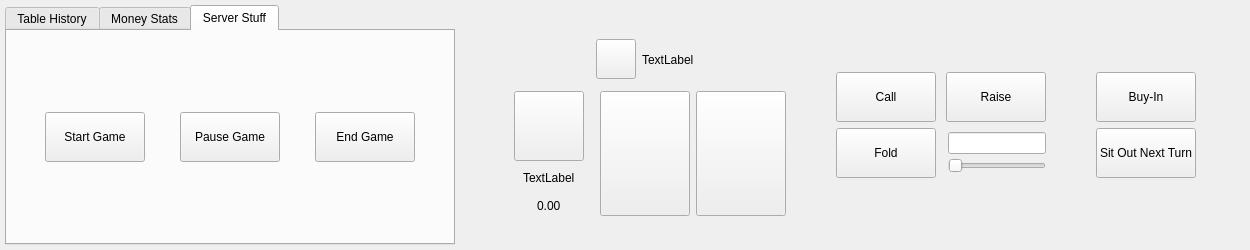
         <widget class="QWidget" name="widget_current_user" native="true">
          <property name="maximumSize">
           <size>
            <width>16777215</width>
            <height>250</height>
           </size>
          </property>
          <layout class="QHBoxLayout" name="horizontalLayout_42">
           <property name="spacing">
            <number>0</number>
           </property>
           <property name="leftMargin">
            <number>5</number>
           </property>
           <property name="topMargin">
            <number>5</number>
           </property>
           <property name="rightMargin">
            <number>5</number>
           </property>
           <property name="bottomMargin">
            <number>5</number>
           </property>
           <item>
            <widget class="QTabWidget" name="tabWidget">
             <property name="minimumSize">
              <size>
               <width>450</width>
               <height>0</height>
              </size>
             </property>
             <property name="currentIndex">
              <number>2</number>
             </property>
             <widget class="QWidget" name="tab">
              <attribute name="title">
               <string>Table History</string>
              </attribute>
              <layout class="QGridLayout" name="gridLayout_2">
               <item row="0" column="0">
                <widget class="QListView" name="listView"/>
               </item>
              </layout>
             </widget>
             <widget class="QWidget" name="tab_2">
              <attribute name="title">
               <string>Money Stats</string>
              </attribute>
              <layout class="QGridLayout" name="gridLayout">
               <item row="0" column="0">
                <widget class="QTableView" name="tableView"/>
               </item>
              </layout>
             </widget>
             <widget class="QWidget" name="tab_server_settings">
              <attribute name="title">
               <string>Server Stuff</string>
              </attribute>
              <layout class="QHBoxLayout" name="horizontalLayout_11">
               <item>
                <widget class="QPushButton" name="button_serverStartGame">
                 <property name="minimumSize">
                  <size>
                   <width>100</width>
                   <height>50</height>
                  </size>
                 </property>
                 <property name="maximumSize">
                  <size>
                   <width>100</width>
                   <height>50</height>
                  </size>
                 </property>
                 <property name="text">
                  <string>Start Game</string>
                 </property>
                </widget>
               </item>
               <item>
                <widget class="QPushButton" name="button_serverPauseGame">
                 <property name="minimumSize">
                  <size>
                   <width>100</width>
                   <height>50</height>
                  </size>
                 </property>
                 <property name="maximumSize">
                  <size>
                   <width>100</width>
                   <height>50</height>
                  </size>
                 </property>
                 <property name="text">
                  <string>Pause Game</string>
                 </property>
                </widget>
               </item>
               <item>
                <widget class="QPushButton" name="button_serverEndGame">
                 <property name="minimumSize">
                  <size>
                   <width>100</width>
                   <height>50</height>
                  </size>
                 </property>
                 <property name="maximumSize">
                  <size>
                   <width>100</width>
                   <height>50</height>
                  </size>
                 </property>
                 <property name="text">
                  <string>End Game</string>
                 </property>
                </widget>
               </item>
              </layout>
             </widget>
            </widget>
           </item>
           <item>
            <spacer name="horizontalSpacer_48">
             <property name="orientation">
              <enum>Qt::Horizontal</enum>
             </property>
             <property name="sizeHint" stdset="0">
              <size>
               <width>40</width>
               <height>20</height>
              </size>
             </property>
            </spacer>
           </item>
           <item>
            <widget class="QWidget" name="widget_3" native="true">
             <property name="minimumSize">
              <size>
               <width>300</width>
               <height>200</height>
              </size>
             </property>
             <property name="maximumSize">
              <size>
               <width>300</width>
               <height>200</height>
              </size>
             </property>
             <layout class="QVBoxLayout" name="verticalLayout_13">
              <item>
               <layout class="QHBoxLayout" name="horizontalLayout_28">
                <item>
                 <spacer name="horizontalSpacer_19">
                  <property name="orientation">
                   <enum>Qt::Horizontal</enum>
                  </property>
                  <property name="sizeHint" stdset="0">
                   <size>
                    <width>40</width>
                    <height>20</height>
                   </size>
                  </property>
                 </spacer>
                </item>
                <item>
                 <widget class="QPushButton" name="player0_dealer">
                  <property name="minimumSize">
                   <size>
                    <width>40</width>
                    <height>40</height>
                   </size>
                  </property>
                  <property name="maximumSize">
                   <size>
                    <width>40</width>
                    <height>40</height>
                   </size>
                  </property>
                  <property name="text">
                   <string/>
                  </property>
                  <property name="iconSize">
                   <size>
                    <width>40</width>
                    <height>40</height>
                   </size>
                  </property>
                 </widget>
                </item>
                <item>
                 <widget class="QLabel" name="player0_action">
                  <property name="text">
                   <string>TextLabel</string>
                  </property>
                 </widget>
                </item>
                <item>
                 <spacer name="horizontalSpacer_20">
                  <property name="orientation">
                   <enum>Qt::Horizontal</enum>
                  </property>
                  <property name="sizeHint" stdset="0">
                   <size>
                    <width>40</width>
                    <height>20</height>
                   </size>
                  </property>
                 </spacer>
                </item>
               </layout>
              </item>
              <item>
               <layout class="QHBoxLayout" name="horizontalLayout_35">
                <item>
                 <layout class="QVBoxLayout" name="verticalLayout_14">
                  <item>
                   <layout class="QHBoxLayout" name="horizontalLayout_36">
                    <item>
                     <widget class="QPushButton" name="player0_icon">
                      <property name="minimumSize">
                       <size>
                        <width>70</width>
                        <height>70</height>
                       </size>
                      </property>
                      <property name="maximumSize">
                       <size>
                        <width>70</width>
                        <height>70</height>
                       </size>
                      </property>
                      <property name="text">
                       <string/>
                      </property>
                      <property name="iconSize">
                       <size>
                        <width>70</width>
                        <height>70</height>
                       </size>
                      </property>
                     </widget>
                    </item>
                   </layout>
                  </item>
                  <item>
                   <layout class="QHBoxLayout" name="horizontalLayout_37">
                    <item>
                     <spacer name="horizontalSpacer_22">
                      <property name="orientation">
                       <enum>Qt::Horizontal</enum>
                      </property>
                      <property name="sizeHint" stdset="0">
                       <size>
                        <width>40</width>
                        <height>20</height>
                       </size>
                      </property>
                     </spacer>
                    </item>
                    <item>
                     <widget class="QLabel" name="player0_name">
                      <property name="text">
                       <string>TextLabel</string>
                      </property>
                     </widget>
                    </item>
                    <item>
                     <spacer name="horizontalSpacer_42">
                      <property name="orientation">
                       <enum>Qt::Horizontal</enum>
                      </property>
                      <property name="sizeHint" stdset="0">
                       <size>
                        <width>40</width>
                        <height>20</height>
                       </size>
                      </property>
                     </spacer>
                    </item>
                   </layout>
                  </item>
                  <item>
                   <layout class="QHBoxLayout" name="horizontalLayout_43">
                    <item>
                     <spacer name="horizontalSpacer_25">
                      <property name="orientation">
                       <enum>Qt::Horizontal</enum>
                      </property>
                      <property name="sizeHint" stdset="0">
                       <size>
                        <width>40</width>
                        <height>20</height>
                       </size>
                      </property>
                     </spacer>
                    </item>
                    <item>
                     <widget class="QLabel" name="player0_money_available">
                      <property name="text">
                       <string>0.00</string>
                      </property>
                     </widget>
                    </item>
                    <item>
                     <spacer name="horizontalSpacer_44">
                      <property name="orientation">
                       <enum>Qt::Horizontal</enum>
                      </property>
                      <property name="sizeHint" stdset="0">
                       <size>
                        <width>40</width>
                        <height>20</height>
                       </size>
                      </property>
                     </spacer>
                    </item>
                   </layout>
                  </item>
                 </layout>
                </item>
                <item>
                 <layout class="QHBoxLayout" name="horizontalLayout_45">
                  <item>
                   <widget class="QPushButton" name="player0_card1">
                    <property name="minimumSize">
                     <size>
                      <width>90</width>
                      <height>125</height>
                     </size>
                    </property>
                    <property name="text">
                     <string/>
                    </property>
                    <property name="iconSize">
                     <size>
                      <width>90</width>
                      <height>125</height>
                     </size>
                    </property>
                   </widget>
                  </item>
                  <item>
                   <widget class="QPushButton" name="player0_card2">
                    <property name="minimumSize">
                     <size>
                      <width>90</width>
                      <height>125</height>
                     </size>
                    </property>
                    <property name="text">
                     <string/>
                    </property>
                    <property name="iconSize">
                     <size>
                      <width>90</width>
                      <height>125</height>
                     </size>
                    </property>
                   </widget>
                  </item>
                 </layout>
                </item>
               </layout>
              </item>
             </layout>
            </widget>
           </item>
           <item>
            <spacer name="horizontalSpacer_23">
             <property name="orientation">
              <enum>Qt::Horizontal</enum>
             </property>
             <property name="sizeType">
              <enum>QSizePolicy::MinimumExpanding</enum>
             </property>
             <property name="sizeHint" stdset="0">
              <size>
               <width>40</width>
               <height>20</height>
              </size>
             </property>
            </spacer>
           </item>
           <item>
            <widget class="QWidget" name="widget" native="true">
             <layout class="QVBoxLayout" name="verticalLayout_9">
              <property name="leftMargin">
               <number>1</number>
              </property>
              <item>
               <spacer name="verticalSpacer_10">
                <property name="orientation">
                 <enum>Qt::Vertical</enum>
                </property>
                <property name="sizeHint" stdset="0">
                 <size>
                  <width>20</width>
                  <height>40</height>
                 </size>
                </property>
               </spacer>
              </item>
              <item>
               <widget class="QPushButton" name="action_call">
                <property name="minimumSize">
                 <size>
                  <width>100</width>
                  <height>50</height>
                 </size>
                </property>
                <property name="maximumSize">
                 <size>
                  <width>100</width>
                  <height>50</height>
                 </size>
                </property>
                <property name="text">
                 <string>Call</string>
                </property>
               </widget>
              </item>
              <item>
               <widget class="QPushButton" name="action_fold">
                <property name="minimumSize">
                 <size>
                  <width>100</width>
                  <height>50</height>
                 </size>
                </property>
                <property name="maximumSize">
                 <size>
                  <width>100</width>
                  <height>50</height>
                 </size>
                </property>
                <property name="text">
                 <string>Fold</string>
                </property>
               </widget>
              </item>
              <item>
               <spacer name="verticalSpacer_11">
                <property name="orientation">
                 <enum>Qt::Vertical</enum>
                </property>
                <property name="sizeHint" stdset="0">
                 <size>
                  <width>20</width>
                  <height>40</height>
                 </size>
                </property>
               </spacer>
              </item>
             </layout>
            </widget>
           </item>
           <item>
            <widget class="QWidget" name="verticalWidget" native="true">
             <layout class="QVBoxLayout" name="verticalLayout_10">
              <property name="leftMargin">
               <number>1</number>
              </property>
              <item>
               <spacer name="verticalSpacer_12">
                <property name="orientation">
                 <enum>Qt::Vertical</enum>
                </property>
                <property name="sizeHint" stdset="0">
                 <size>
                  <width>20</width>
                  <height>40</height>
                 </size>
                </property>
               </spacer>
              </item>
              <item>
               <widget class="QPushButton" name="action_raise">
                <property name="minimumSize">
                 <size>
                  <width>100</width>
                  <height>50</height>
                 </size>
                </property>
                <property name="maximumSize">
                 <size>
                  <width>100</width>
                  <height>50</height>
                 </size>
                </property>
                <property name="text">
                 <string>Raise</string>
                </property>
               </widget>
              </item>
              <item>
               <widget class="QWidget" name="widget" native="true">
                <property name="minimumSize">
                 <size>
                  <width>100</width>
                  <height>50</height>
                 </size>
                </property>
                <property name="maximumSize">
                 <size>
                  <width>100</width>
                  <height>50</height>
                 </size>
                </property>
                <layout class="QVBoxLayout" name="verticalLayout_11">
                 <property name="spacing">
                  <number>0</number>
                 </property>
                 <property name="leftMargin">
                  <number>2</number>
                 </property>
                 <property name="topMargin">
                  <number>0</number>
                 </property>
                 <property name="rightMargin">
                  <number>0</number>
                 </property>
                 <property name="bottomMargin">
                  <number>0</number>
                 </property>
                 <item>
                  <widget class="QLineEdit" name="line_raise_ammount"/>
                 </item>
                 <item>
                  <widget class="QSlider" name="horizontalSlider">
                   <property name="orientation">
                    <enum>Qt::Horizontal</enum>
                   </property>
                  </widget>
                 </item>
                </layout>
               </widget>
              </item>
              <item>
               <spacer name="verticalSpacer_13">
                <property name="orientation">
                 <enum>Qt::Vertical</enum>
                </property>
                <property name="sizeHint" stdset="0">
                 <size>
                  <width>20</width>
                  <height>40</height>
                 </size>
                </property>
               </spacer>
              </item>
             </layout>
            </widget>
           </item>
           <item>
            <spacer name="horizontalSpacer_21">
             <property name="orientation">
              <enum>Qt::Horizontal</enum>
             </property>
             <property name="sizeType">
              <enum>QSizePolicy::MinimumExpanding</enum>
             </property>
             <property name="sizeHint" stdset="0">
              <size>
               <width>40</width>
               <height>20</height>
              </size>
             </property>
            </spacer>
           </item>
           <item>
            <widget class="QWidget" name="verticalWidget_2" native="true">
             <layout class="QVBoxLayout" name="verticalLayout_12">
              <property name="leftMargin">
               <number>1</number>
              </property>
              <item>
               <spacer name="verticalSpacer_14">
                <property name="orientation">
                 <enum>Qt::Vertical</enum>
                </property>
                <property name="sizeHint" stdset="0">
                 <size>
                  <width>20</width>
                  <height>40</height>
                 </size>
                </property>
               </spacer>
              </item>
              <item>
               <widget class="QPushButton" name="action_buy_in">
                <property name="minimumSize">
                 <size>
                  <width>100</width>
                  <height>50</height>
                 </size>
                </property>
                <property name="maximumSize">
                 <size>
                  <width>100</width>
                  <height>50</height>
                 </size>
                </property>
                <property name="text">
                 <string>Buy-In</string>
                </property>
               </widget>
              </item>
              <item>
               <widget class="QPushButton" name="action_sit_out">
                <property name="minimumSize">
                 <size>
                  <width>100</width>
                  <height>50</height>
                 </size>
                </property>
                <property name="maximumSize">
                 <size>
                  <width>100</width>
                  <height>50</height>
                 </size>
                </property>
                <property name="text">
                 <string>Sit Out Next Turn</string>
                </property>
                <property name="checkable">
                 <bool>true</bool>
                </property>
               </widget>
              </item>
              <item>
               <spacer name="verticalSpacer_15">
                <property name="orientation">
                 <enum>Qt::Vertical</enum>
                </property>
                <property name="sizeHint" stdset="0">
                 <size>
                  <width>20</width>
                  <height>40</height>
                 </size>
                </property>
               </spacer>
              </item>
             </layout>
            </widget>
           </item>
           <item>
            <spacer name="horizontalSpacer_24">
             <property name="orientation">
              <enum>Qt::Horizontal</enum>
             </property>
             <property name="sizeType">
              <enum>QSizePolicy::Minimum</enum>
             </property>
             <property name="sizeHint" stdset="0">
              <size>
               <width>40</width>
               <height>20</height>
              </size>
             </property>
            </spacer>
           </item>
          </layout>
         </widget>
